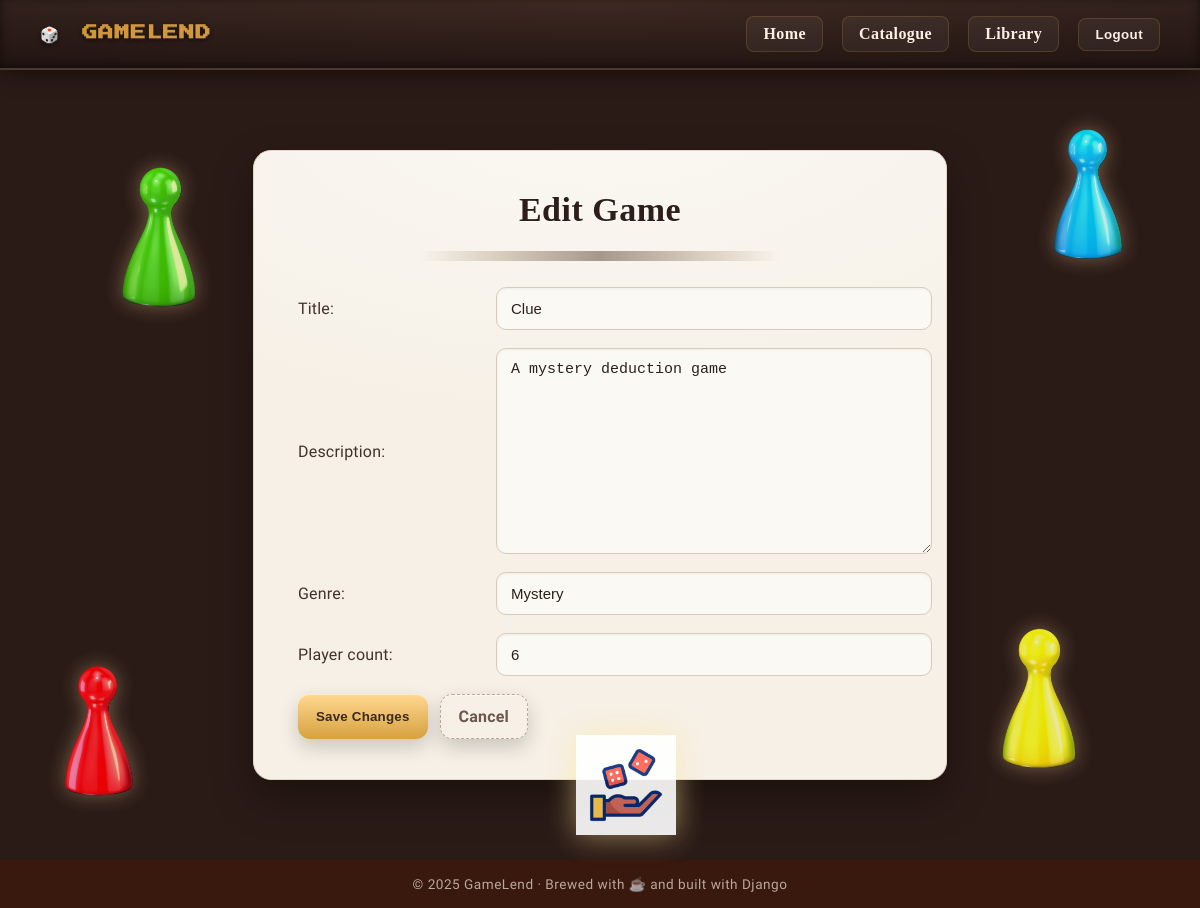
Screenshot of /games/4/edit/ (signed in) with the database file from the repository.
### games/models.py (models this page shows, shortened)
class BoardGame(models.Model):
    title = models.CharField(max_length=100)
    description = models.TextField()
    genre = models.CharField(max_length=50)
    player_count = models.IntegerField()
    borrowed_by = models.ForeignKey(User, on_delete=models.SET_NULL, null=True, blank=True, related_name='borrowed_games')
    borrowed_date = models.DateField(null=True, blank=True)
    due_date = models.DateField(null=True, blank=True)
    return_date = models.DateTimeField(null=True, blank=True)
    is_available = models.BooleanField(default=True)  # Indicates if the game is available for borrowing

### games/views.py (the view)
# urls.py: path('<int:game_id>/edit/', views.edit_game, name='edit_game'),
@login_required
def edit_game(request, game_id):
    game = get_object_or_404(BoardGame, id=game_id)
    if request.method == 'POST':
        form = BoardGameForm(request.POST, instance=game)
        if form.is_valid():
            form.save()
            messages.success(request, f"{game.title} updated successfully!")
            return redirect('game_list')
    else:
        form = BoardGameForm(instance=game)
    return render(request, 'games/edit_game.html', {'form': form, 'game': game})

### games/forms.py
class BoardGameForm(forms.ModelForm):
    class Meta:
        model = BoardGame
        fields = ['title', 'description', 'genre', 'player_count']  # Specify the fields to include in the form

### games/templates/games/edit_game.html (shortened to what this page needs)
{% extends "games/base.html" %}
{% block content %}
<section class="panel">
  <h1 class="title">Edit Game</h1>
  <div class="subtle-rule"></div>
  <form method="post" novalidate>
    <div class="row">
      <label for="id_title">Title:</label>
      {{ form.title }}
    </div>
    <div class="row">
      <label for="id_description">Description:</label>
      {{ form.description }}
    </div>
    <div class="row">
      <label for="id_genre">Genre:</label>
      {{ form.genre }}
    </div>
    <div class="row">
      <label for="id_player_count">Player count:</label>
      {{ form.player_count }}
    </div>
    <div class="actions">
      <button class="btn btn-save" type="submit">Save Changes</button>
      <a class="btn btn-ghost" href="{% url 'game_list' %}">Cancel</a>
    </div>
  </form>
</section>
{% endblock %}

### games/templates/games/base.html (style rules this page uses)
:root { --bg-dark: #39180d; --bg-card: #39180d; --bg-hover: #39180d; --accent: #ffb703; --accent-hover: #f4a261; --text-light: #fcefe3; }
body { margin: 0; padding: 0; font-family: 'Chakra Petch', sans-serif; background-color: var(--bg-dark); color: var(--text-light); display: flex; flex-direction: column; min-height: 100vh; letter-spacing: 0.2px; }
.btn { background-color: var(--accent); color: var(--bg-dark); padding: 0.6rem 1rem; border-radius: 6px; text-decoration: none; font-weight: 600; transition: 0.25s; }

### games/templates/games/edit_game.html (style rules this page uses)
:root { --bg-wood:#2b1b17; --panel:#f6f0e6; --ink:#2d1e19; --ink-soft:#5a463f; --accent:#d8a043; --accent-2:#c04b3b; --stroke:#e3d6c6; }
body { background:var(--bg-wood); }
.panel { max-width:920px;margin:48px auto;padding:40px 44px; background:radial-gradient(1200px 600px at 50% -10%,#fff8 0%,transparent 60%) , var(--panel); border:1px solid var(--stroke); border-radius:18px; box-shadow:0 18px 40px rgba(0,0,0,.35), inset 0 1px 0 #fff8; }
.title { font-family:"Cinzel", "Playfair Display", serif; font-weight:700; letter-spacing:.5px; color:var(--ink); font-size:34px; text-align:center; margin:0 0 22px; text-shadow:0 1px 0 #fff; }
.subtle-rule { height:10px; margin:0 auto 26px; max-width:360px; background: linear-gradient(to right, transparent, #c9b9a4 20%, #6f5a4d 50%, #c9b9a4 80%, transparent); border-radius:40px; opacity:.6; }
form .row { display:grid;grid-template-columns:180px 1fr;gap:14px 18px;align-items:center;margin:18px 0; }
label { font-family:"Chakra Petch",system-ui,sans-serif;color:var(--ink);opacity:.9 }
input[type="text"], input[type="number"], textarea { width:100%; padding:12px 14px; border:1px solid #d8cbbb; border-radius:10px; background:#fbf9f4; color:#2b201c; font-size:15px; outline:none; box-shadow:inset 0 1px 3px rgba(0,0,0,.05); }
textarea { min-height:180px; resize:vertical; }
.actions { display:flex;gap:12px;flex-wrap:wrap;margin-top:18px }
.btn { appearance:none; border:0; cursor:pointer; font-weight:700; border-radius:12px; padding:12px 18px; letter-spacing:.2px; box-shadow:0 8px 20px rgba(0,0,0,.18), inset 0 1px 0 #fff7; transition:transform .12s ease, box-shadow .12s ease, filter .12s ease; }
.btn-save { background:linear-gradient(180deg,#ffd890,#d7a13f); color:#3a2a1f; }
.btn-ghost { background:transparent; border:1px dashed #bba995; color:#6b574d }

### rows the page displays
BoardGame: title "Clue", description "A mystery deduction game", genre "Mystery", player_count "6"
